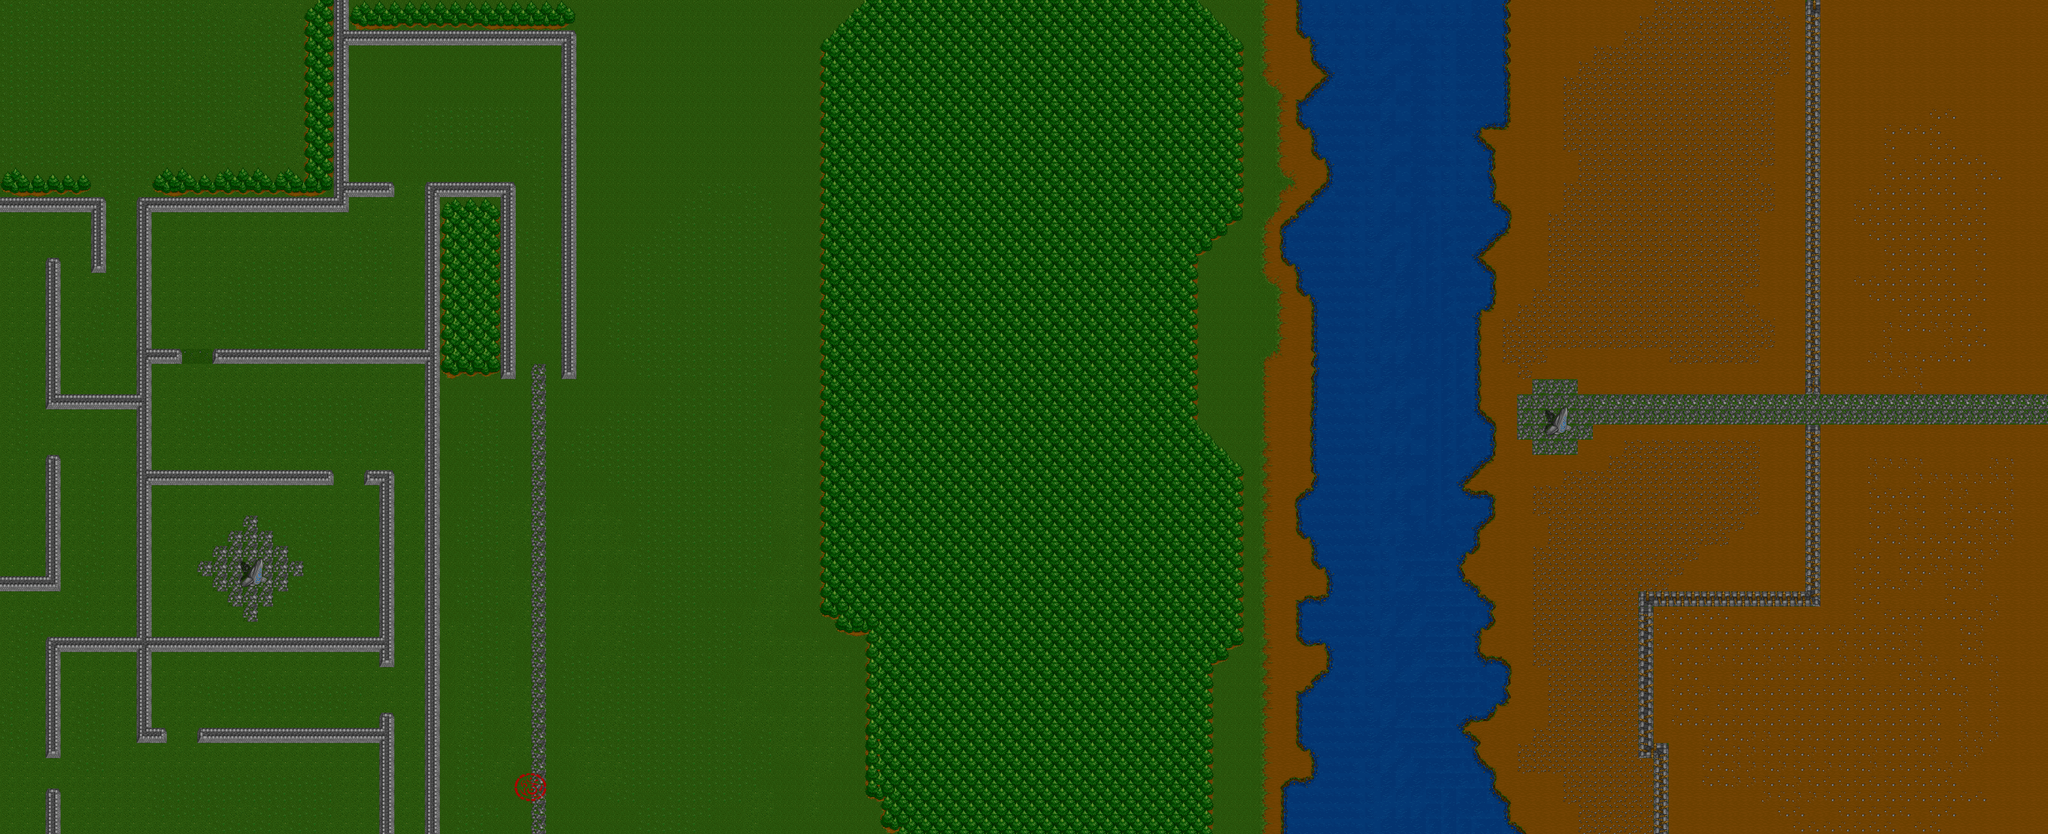

This is a level from a 2D game, rendered from its Tiled map with the project's own tilesets. A one-line summary and the map file follow, with tile-layer data summarised:
An orthogonal 135x55 tile map with 32x32 px tiles, 4 tile layers (Underground, Ground, Overground, OverAll) and 60 objects (35x Wall, 8x Jungle, 8x Enemy_verticalOgre, 4x Enemy_horizontalOgre, Finish, ...).

<map version="1.0" orientation="orthogonal" renderorder="right-down" width="135" height="55" tilewidth="32" tileheight="32" nextobjectid="101">
 <tileset firstgid="1" name="Tile_set_Modified" tilewidth="32" tileheight="32" tilecount="928" columns="16">
  <image source="Images/Ground_texture/Tile_set_Modified.png" width="512" height="1868" />
 </tileset>
 <layer name="Underground" width="135" height="55">
  <data>[7425 cells, 77 non-empty, 4 distinct tile ids]</data>
 </layer>
 <layer name="Ground" width="135" height="55">
  <data>[7425 cells, 7424 non-empty, 100 distinct tile ids]</data>
 </layer>
 <layer name="Overground" width="135" height="55">
  <data>[7425 cells, 1616 non-empty, 40 distinct tile ids]</data>
 </layer>
 <objectgroup name="Finish">
  <object id="2" name="Finish" type="Finish" x="1098.67" y="1628" width="72" height="82.6667" />
  <object id="100" name="Enemy_horizontalOgre" x="346.5" y="1634" width="55" height="60" />
 </objectgroup>
 <objectgroup name="Block">
  <object id="5" name="Wall" x="0" y="417.333" width="212" height="22.6667" />
  <object id="6" name="Wall" x="198.667" y="445.333" width="17.3333" height="125.333" />
  <object id="7" name="Wall" x="290.667" y="424" width="24" height="1137.33" />
  <object id="8" name="Wall" x="320" y="422.667" width="405.333" height="18.6667" />
  <object id="9" name="Wall" x="713.333" y="4" width="13.3333" height="413.333" />
  <object id="10" name="Wall" x="733.333" y="69.3333" width="472" height="17.3333" />
  <object id="11" name="Wall" x="1190.67" y="94.6667" width="17.3333" height="696" />
  <object id="12" name="Wall" x="904" y="393.333" width="14.6667" height="1372" />
  <object id="13" name="Wall" x="1062.67" y="394.667" width="17.3333" height="396" />
  <object id="14" name="Wall" x="924" y="389.333" width="136" height="13.3333" />
  <object id="15" name="Wall" x="454.667" y="742.667" width="446.667" height="14.6667" />
  <object id="16" name="Wall" x="318.667" y="741.333" width="56" height="16" />
  <object id="17" name="Wall" x="102.667" y="549.333" width="18.6667" height="309.333" />
  <object id="18" name="Wall" x="128" y="836" width="158.667" height="18.6667" />
  <object id="19" name="Wall" x="102.667" y="964" width="17.3333" height="274.667" />
  <object id="20" name="Wall" x="2.66667" y="1222.67" width="94.6667" height="14.6667" />
  <object id="21" name="Wall" x="102.667" y="1350.67" width="17.3333" height="241.333" />
  <object id="22" name="Wall" x="128" y="1349.33" width="158.667" height="17.3333" />
  <object id="23" name="Wall" x="321.333" y="1349.33" width="501.333" height="18.6667" />
  <object id="24" name="Wall" x="808" y="1002.67" width="14.6667" height="338.667" />
  <object id="25" name="Wall" x="317.333" y="996" width="376" height="14.6667" />
  <object id="26" name="Wall" x="777.333" y="998.667" width="25.3333" height="16" />
  <object id="27" name="Wall" x="809.333" y="1374.67" width="13.3333" height="21.3333" />
  <object id="28" name="Wall" x="421.333" y="1541.33" width="401.333" height="16" />
  <object id="29" name="Wall" x="317.333" y="1542.67" width="28" height="17.3333" />
  <object id="30" name="Wall" x="809.333" y="1508" width="16" height="28" />
  <object id="31" name="Wall" x="808" y="1562.67" width="14.6667" height="197.333" />
  <object id="32" name="Wall" x="102.667" y="1670.67" width="18.6667" height="85.3333" />
  <object id="33" name="Wall" x="732" y="388" width="89.3333" height="18.6667" />
  <object id="76" name="Wall" x="3810.67" y="4" width="26.6667" height="818.667" />
  <object id="77" name="Wall" x="3810.67" y="905.333" width="22.6667" height="372" />
  <object id="78" name="Wall" x="3465.33" y="1257.33" width="340" height="18.6667" />
  <object id="79" name="Wall" x="3457.33" y="1282.67" width="26.6667" height="309.333" />
  <object id="80" name="Wall" x="3494.67" y="1573.33" width="21.3333" height="189.333" />
  <object id="81" name="Wall" x="3185.33" y="1.33333" width="16" height="1764.67" />
 </objectgroup>
 <objectgroup name="Teleport">
  <object id="64" name="TpA" x="3256.48" y="853.818" width="80" height="86.6667" />
  <object id="65" name="TpB" x="509.576" y="1177.33" width="66.6667" height="64" />
 </objectgroup>
 <objectgroup name="Jungle">
  <object id="66" name="Jungle" x="645.333" y="6.66667" width="57.3333" height="402.667" />
  <object id="67" name="Jungle" x="325.333" y="358.667" width="317.333" height="57.3333" />
  <object id="68" name="Jungle" x="1.33333" y="357.333" width="192" height="52" />
  <object id="69" name="Jungle" x="1185.33" y="8" width="29.3333" height="53.3333" />
  <object id="70" name="Jungle" x="924" y="748" width="134.667" height="45.3333" />
  <object id="71" name="Jungle" x="1725.33" y="82.6667" width="100" height="1249.33" />
  <object id="72" name="Jungle" x="1826.67" y="1318.67" width="82.6667" height="448" />
  <object id="74" name="Jungle" x="1772" y="6.66667" width="85.3333" height="70.6667" />
 </objectgroup>
 <objectgroup name="Moving parts">
  <object id="82" name="Player" type="Player" x="4192" y="818.67" width="72" height="90.6667" />
  <object id="83" name="Enemy_horizontalOgre" x="789.333" y="197.333" width="55" height="60" />
  <object id="84" name="Enemy_horizontalOgre" x="400.667" y="551.667" width="55" height="60" />
  <object id="85" name="Enemy_verticalOgre" x="642" y="519.667" width="55" height="60" />
  <object id="87" name="Enemy_horizontal ogre" x="412.333" y="858.333" width="55" height="60" />
  <object id="90" name="Enemy_verticalOgre" x="641.166" y="1098.33" width="55" height="60" />
  <object id="91" name="Enemy_verticalOgre" x="387.834" y="1105.33" width="55" height="60" />
  <object id="92" name="Enemy_horizontalOgre" x="435.833" y="1435.33" width="55" height="60" />
  <object id="94" name="Enemy_verticalOgre" x="179.167" y="1427.33" width="55" height="60" />
  <object id="95" name="Enemy_verticalOgre" x="177.5" y="988" width="55" height="60" />
  <object id="96" name="Enemy_verticalOgre" x="21.5" y="620" width="55" height="60" />
  <object id="97" name="Enemy_verticalOgre" x="414.167" y="87" width="55" height="60" />
  <object id="98" name="Enemy_verticalOgre" x="200.5" y="90" width="55" height="60" />
 </objectgroup>
 <layer name="OverAll" width="135" height="55">
  <data>[7425 cells, 16 non-empty, 16 distinct tile ids]</data>
 </layer>
</map>